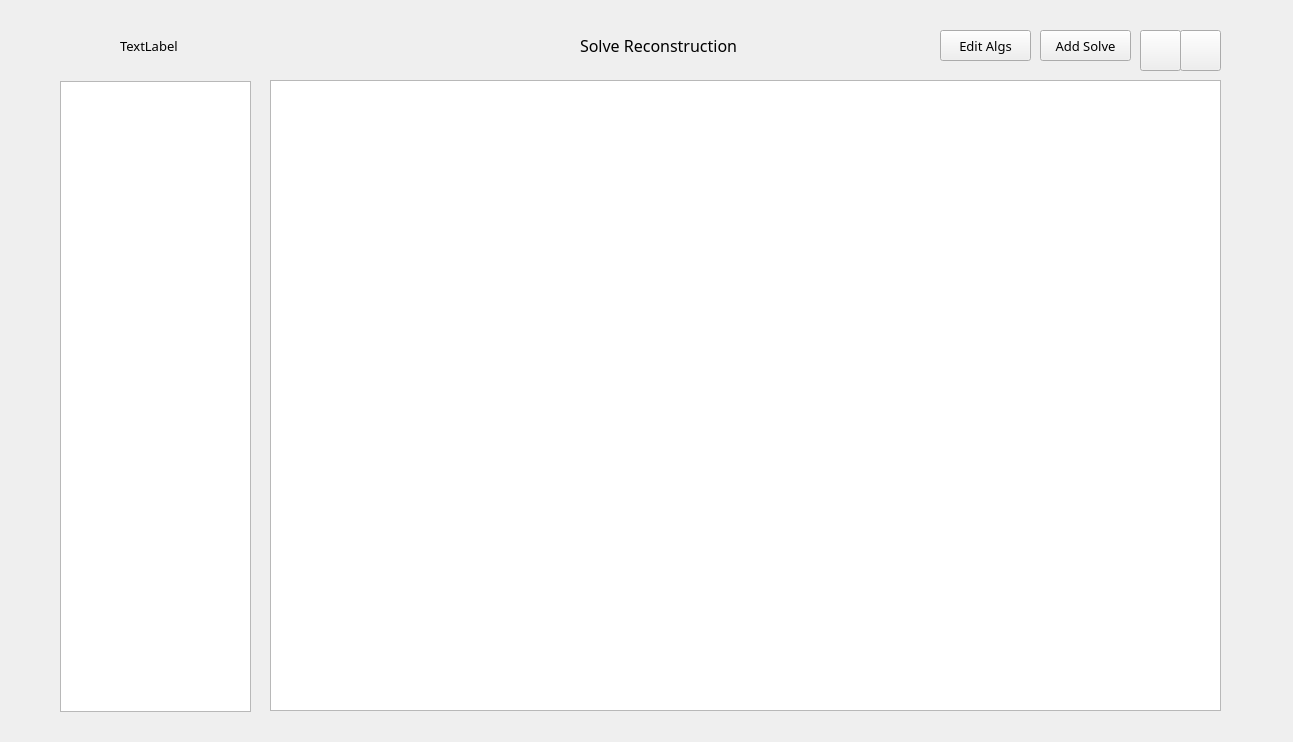
<?xml version="1.0" encoding="UTF-8"?>
<ui version="4.0">
 <class>MainWindow</class>
 <widget class="QMainWindow" name="MainWindow">
  <property name="geometry">
   <rect>
    <x>0</x>
    <y>0</y>
    <width>1293</width>
    <height>742</height>
   </rect>
  </property>
  <property name="windowTitle">
   <string>MainWindow</string>
  </property>
  <widget class="QWidget" name="centralwidget">
   <widget class="QWidget" name="widget" native="true">
    <property name="geometry">
     <rect>
      <x>50</x>
      <y>20</y>
      <width>1181</width>
      <height>51</height>
     </rect>
    </property>
    <widget class="QPushButton" name="minButton">
     <property name="geometry">
      <rect>
       <x>1090</x>
       <y>10</y>
       <width>41</width>
       <height>41</height>
      </rect>
     </property>
     <property name="text">
      <string/>
     </property>
    </widget>
    <widget class="QPushButton" name="closeButton">
     <property name="geometry">
      <rect>
       <x>1130</x>
       <y>10</y>
       <width>41</width>
       <height>41</height>
      </rect>
     </property>
     <property name="text">
      <string/>
     </property>
    </widget>
    <widget class="QLabel" name="logo">
     <property name="geometry">
      <rect>
       <x>20</x>
       <y>10</y>
       <width>31</width>
       <height>31</height>
      </rect>
     </property>
     <property name="text">
      <string/>
     </property>
    </widget>
    <widget class="QLabel" name="id">
     <property name="geometry">
      <rect>
       <x>70</x>
       <y>10</y>
       <width>141</width>
       <height>31</height>
      </rect>
     </property>
     <property name="font">
      <font>
       <family>Microsoft YaHei</family>
       <pointsize>10</pointsize>
      </font>
     </property>
     <property name="text">
      <string>TextLabel</string>
     </property>
    </widget>
    <widget class="QPushButton" name="add_btn">
     <property name="geometry">
      <rect>
       <x>990</x>
       <y>10</y>
       <width>91</width>
       <height>31</height>
      </rect>
     </property>
     <property name="font">
      <font>
       <family>Microsoft YaHei</family>
       <pointsize>10</pointsize>
       <weight>50</weight>
       <bold>false</bold>
      </font>
     </property>
     <property name="text">
      <string>Add Solve</string>
     </property>
    </widget>
    <widget class="QLabel" name="title">
     <property name="geometry">
      <rect>
       <x>530</x>
       <y>10</y>
       <width>171</width>
       <height>31</height>
      </rect>
     </property>
     <property name="font">
      <font>
       <family>Microsoft YaHei</family>
       <pointsize>12</pointsize>
      </font>
     </property>
     <property name="text">
      <string>Solve Reconstruction</string>
     </property>
    </widget>
    <widget class="QPushButton" name="edit_btn">
     <property name="geometry">
      <rect>
       <x>890</x>
       <y>10</y>
       <width>91</width>
       <height>31</height>
      </rect>
     </property>
     <property name="font">
      <font>
       <family>Microsoft YaHei</family>
       <pointsize>10</pointsize>
       <weight>50</weight>
       <bold>false</bold>
      </font>
     </property>
     <property name="text">
      <string>Edit Algs</string>
     </property>
    </widget>
   </widget>
   <widget class="QWidget" name="widget_2" native="true">
    <property name="geometry">
     <rect>
      <x>50</x>
      <y>70</y>
      <width>211</width>
      <height>651</height>
     </rect>
    </property>
    <widget class="QListWidget" name="listWidget">
     <property name="geometry">
      <rect>
       <x>10</x>
       <y>11</y>
       <width>191</width>
       <height>631</height>
      </rect>
     </property>
    </widget>
   </widget>
   <widget class="QWidget" name="widget_3" native="true">
    <property name="geometry">
     <rect>
      <x>260</x>
      <y>70</y>
      <width>971</width>
      <height>651</height>
     </rect>
    </property>
    <widget class="QStackedWidget" name="stackedWidget">
     <property name="geometry">
      <rect>
       <x>10</x>
       <y>10</y>
       <width>951</width>
       <height>631</height>
      </rect>
     </property>
     <property name="currentIndex">
      <number>0</number>
     </property>
     <widget class="QWidget" name="page">
      <widget class="QTableWidget" name="tableWidget">
       <property name="geometry">
        <rect>
         <x>0</x>
         <y>0</y>
         <width>951</width>
         <height>631</height>
        </rect>
       </property>
      </widget>
     </widget>
     <widget class="QWidget" name="page_2">
      <widget class="QTableWidget" name="tableWidget_2">
       <property name="geometry">
        <rect>
         <x>0</x>
         <y>0</y>
         <width>951</width>
         <height>631</height>
        </rect>
       </property>
      </widget>
     </widget>
    </widget>
   </widget>
  </widget>
 </widget>
 <resources/>
 <connections/>
</ui>
